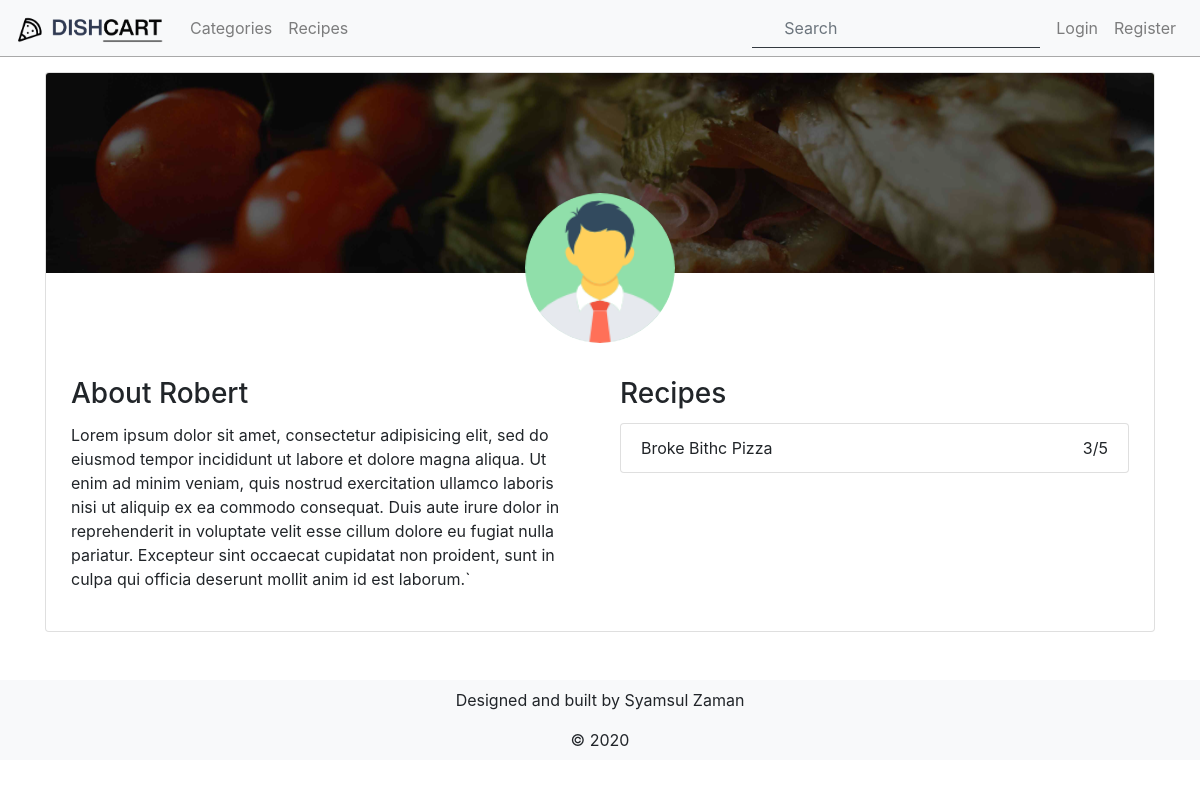
The app's page /user/detail/4 with its own data.
### tables this page shows
CREATE TABLE `recipes` (
  `id` int(11) NOT NULL,
  `image` varchar(50) NOT NULL DEFAULT 'default-recipe.jpg',
  `name` varchar(150) NOT NULL,
  `user_id` int(11) NOT NULL,
  `category` varchar(20) NOT NULL,
  `instruction` text NOT NULL,
  `created_at` date NOT NULL DEFAULT current_timestamp(),
  `updated_at` date NOT NULL DEFAULT current_timestamp()
);

CREATE TABLE `users` (
  `id` int(11) NOT NULL,
  `username` varchar(150) NOT NULL,
  `first_name` varchar(150) NOT NULL,
  `last_name` varchar(150) NOT NULL,
  `email` varchar(150) NOT NULL,
  `password` varchar(150) NOT NULL,
  `access_control_level` text DEFAULT NULL,
  `profile_picture` varchar(50) NOT NULL DEFAULT 'default.png',
  `cover_picture` varchar(150) DEFAULT 'default-cover.jpg',
  `about` text DEFAULT NULL,
  `deleted` int(11) DEFAULT 0,
  `created_at` date NOT NULL DEFAULT current_timestamp(),
  `updated_at` date NOT NULL DEFAULT current_timestamp()
);

### app/controllers/UserController.php (called while the page is built, shortened)
<?php
class UserController extends Controller {
  public function detailAction($id) {
    $user = $this->UsersModel->getUserInfo($id);
    $this->view->user = $user;
  	$this->view->render('user/detail');
  }
}
?>

### index.php (called while the page is built, shortened)
<?php
	$url = isset($_SERVER['PATH_INFO']) ? explode('/', ltrim($_SERVER["PATH_INFO"], "/")) : [];
  Router::route($url);
 ?>

### core/Database.php (called while the page is built, shortened)
<?php
class Database {
	private $_pdo, $_query, $_error = false, $_result, $_count = 0, $_lastInsertID = null;
	private function __construct() {
		try {
			$this->_pdo = new PDO('mysql:host='.DB_HOST.';dbname='.DB_NAME.';',DB_USERNAME, DB_PASSWORD);
			$this->_pdo->setAttribute(PDO::ATTR_ERRMODE, PDO::ERRMODE_EXCEPTION);
			$this->_pdo->setAttribute(PDO::ATTR_EMULATE_PREPARES, false);
		} catch (PDOException $e) {
			die($e->getMessage());
		}
	}
  public function query($sql, $params = [], $class = []) {
    if ($this->_query = $this->_pdo->prepare($sql)) {
      if ($this->_query->execute()) {
      	if ($class) {
          $this->_result = $this->_query->fetchAll(PDO::FETCH_CLASS, $class);
      	} else {
	        $this->_result = $this->_query->fetchAll(PDO::FETCH_OBJ);
      	}
      } else {
        $this->_error = true;
      }
    }
    return $this;
  }
}
?>

### core/Model.php (called while the page is built, shortened)
<?php
class Model {
	protected $_db, $_table, $_modelName, $_softDelete = false, $_validates = true, $_validationErrors = [];
	public function __construct($table) {
		$this->_db = Database::getInstance();
	}
  public function query($sql, $bind = []) {
  	return $this->_db->query($sql, $bind);
  }
}
?>

### app/models/Users.php (called while the page is built, shortened)
<?php
	class Users extends Model {
    public function getUserInfo($id) {
      $sql = "
      SELECT
        users.*,
        recipes.*
      FROM
        users
      LEFT JOIN recipes ON recipes.user_id = users.id
      WHERE users.id = ". $id . "";
      return $this->query($sql)->results();
    }
	}
 ?>

### app/views/user/detail.php (the view, shortened to what this page needs)
<section id="chef-detail" class="">
  <div class="card chef-detail-card position-relative">
    <img class="card-img-top profile-cover-picture position-relative mb-5" src="<?= PROJECT_ROOT; ?>uploads/<?= $this->user[0]->cover_picture; ?>" alt="">
    <img class="profile-picture position-absolute" alt="" src="<?= PROJECT_ROOT; ?>uploads/<?= $this->user[0]->profile_picture; ?>" >
    <div class="card-body position-relative row mt-3">
      <div class="card-body col-xs-12 col-md-6">
      <h3 class="card-title">About <?= $this->user[0]->first_name; ?></h3>
        <p class="card-text">
           <?= $this->user[0]->about; ?>`
        </p>
      </div>
      <div class="card-body col-xs-12 col-md-6">
        <h3 class="card-title">Recipes</h3>
          <ul class="list-group">
          <?php foreach($this->user as $user_recipe): ?>
            <li class="list-group-item d-flex justify-content-between align-items-center">
              <?= $user_recipe->name; ?>
                <div class="d-flex align-items-center">
                  <span class="ml-2">3/5</span>
                </div>
            </li>
           <?php endforeach; ?>
          </ul>
      </div>
      </div>
    </div>
  </div>

### public/css/app.css (style rules this page uses)
:root { --softWhite: #fff; --darkGray: gray; }
* { margin:0; padding:0; }
html { height: 100%; }
body { background-color: var(--softWhite); display: flex; flex-direction: column; min-height: 100%; }
.profile-cover-picture { filter: brightness(40%); }
.profile-picture { width:150px; height:150px; padding:0; margin:0 auto; left:0; right:0; top:120px; bottom:0; border-radius: 50%; object-fit:cover; }
.chef-detail-card { position:relative; }
.card-img-top { max-height: 200px; object-fit: cover; }

### records on screen
recipes: user.cover_picture (placeholder picture), user.profile_picture (placeholder picture), user.first_name "Robert", user.about "Lorem ipsum dolor sit amet, consectetur adipisicing elit, sed do eiusmod tempor incididunt ut labore et dolore magna aliqua. Ut enim ad minim veniam, quis nostrud exercitation ullamco laboris nisi ut aliquip ex ea commodo consequat. Duis aute irure dolor in reprehenderit in voluptate velit esse cillum dolore eu fugiat nulla pariatur. Excepteur sint occaecat cupidatat non proident, sunt in culpa qui officia deserunt mollit anim id est laborum.", name "Broke Bithc Pizza"
